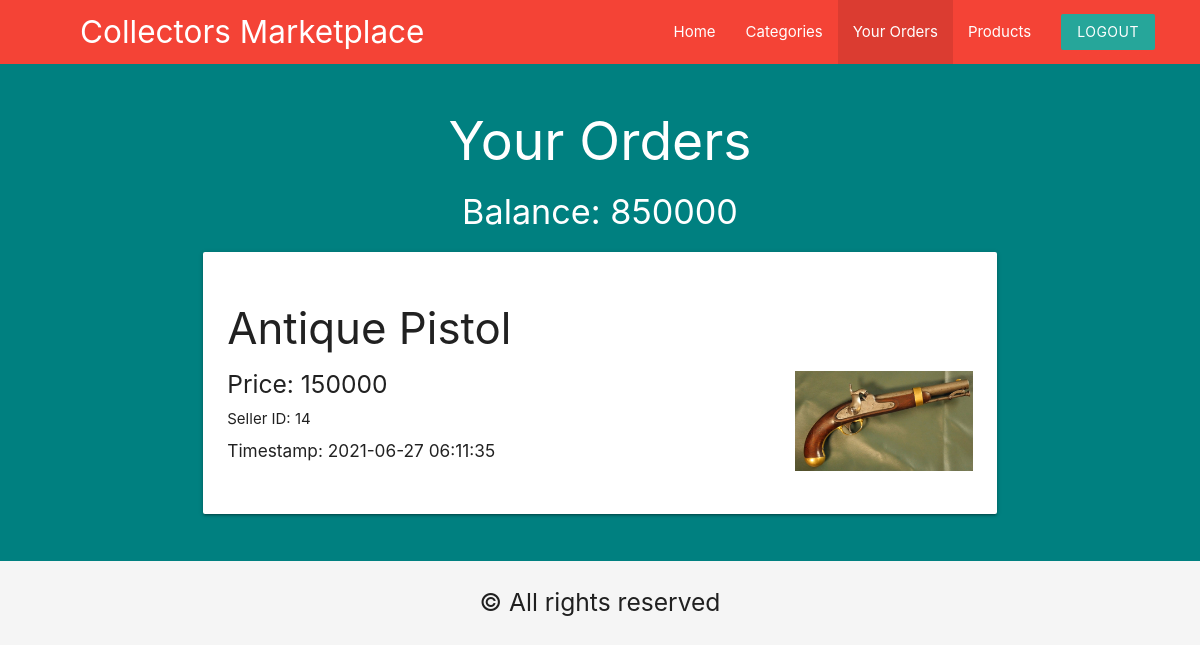
The app's page /user/user_orders.php (signed in), older data.
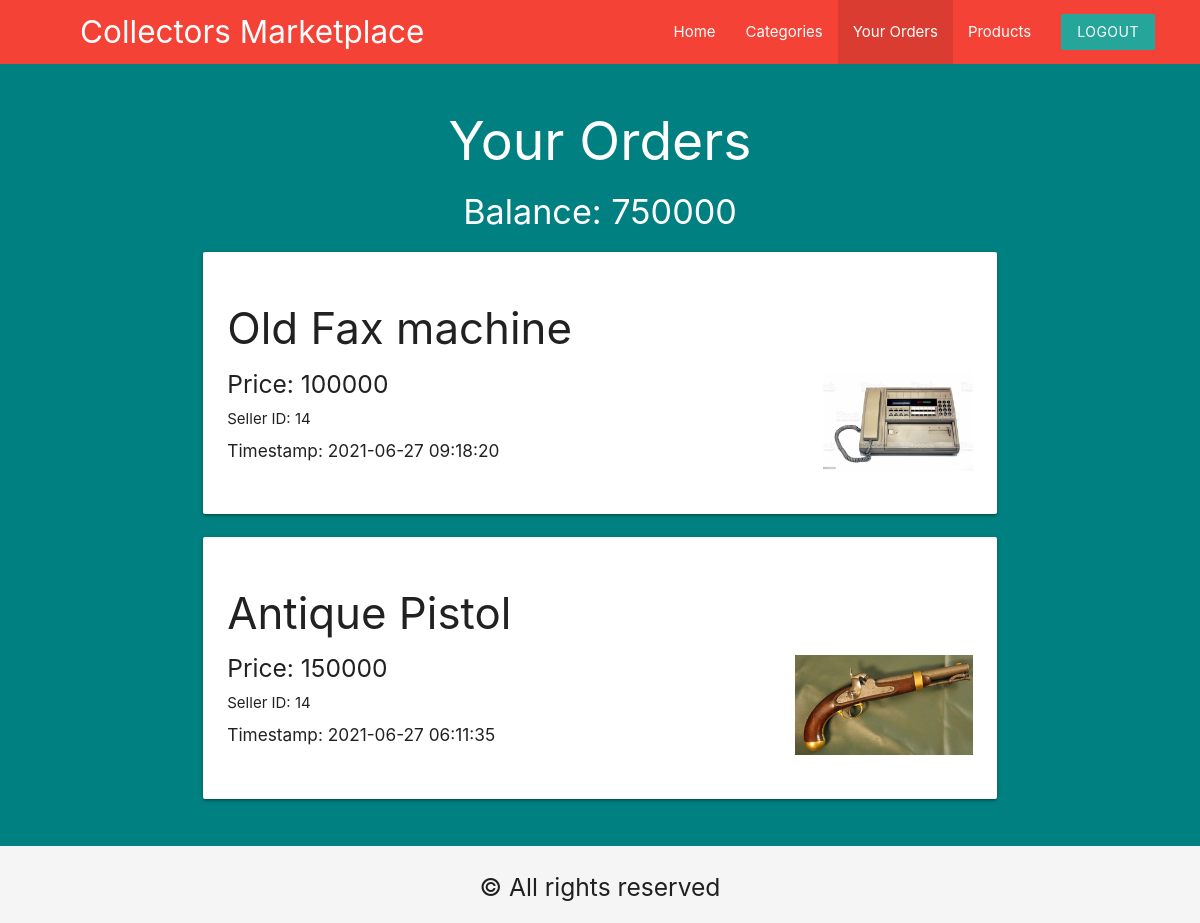
The same page, newer data.
### tables this page shows
CREATE TABLE `customers` (
  `cust_id` int(5) NOT NULL,
  `cust_username` varchar(50) NOT NULL,
  `cust_pass` int(11) NOT NULL,
  `cust_name` varchar(20) NOT NULL,
  `cust_addr` text NOT NULL,
  `cust_email` varchar(50) NOT NULL,
  `cust_image` varchar(255) NOT NULL,
  `cust_phone` bigint(10) NOT NULL,
  `cust_balance` int(5) NOT NULL
);

CREATE TABLE `transactions` (
  `cust_id` int(5) NOT NULL,
  `seller_id` int(5) NOT NULL,
  `timestamp` timestamp NOT NULL DEFAULT current_timestamp(),
  `trans_id` int(10) NOT NULL,
  `product_id` int(5) NOT NULL,
  `Total` int(11) NOT NULL
);

### user/user_orders.php (the view, shortened to what this page needs)
<?php
    include("../templates/database_conn.php");
    $uid=$_SESSION['USER_ID'];
    $sql1="SELECT * FROM `customers` WHERE cust_id ='$uid'";
    $res=mysqli_query($con,$sql1);
    $urow = mysqli_fetch_array($res, MYSQLI_ASSOC);
    $sql2="SELECT * FROM `transactions` where `cust_id`='$uid' order by `timestamp` desc";
    $res2=mysqli_query($con,$sql2);
    $row2 =mysqli_fetch_all($res2, MYSQLI_ASSOC);
?>
<!DOCTYPE html>
<html lang="en">
<head>
    <link rel="stylesheet" href="../templates/stylesheet.css">
    <link rel="stylesheet" href="https://cdnjs.cloudflare.com/ajax/libs/materialize/1.0.0/css/materialize.min.css">
</head>
<body class="grey lighten-4" >
<nav class="red z-depth-0" style="padding-right: 30px;padding-left: 80px;">
		<div>
			<a href="user_home.php" class="brand-logo brand-text hide-on-med-and-down">Collectors Marketplace</a>
            <ul id="nav-mobile" class="right">
                <li ><a href="user_home.php">Home</a></li>
                <li ><a href="user_categories.php">Categories</a></li>
                <li class="active"><a href="user_orders.php">Your Orders</a></li>
                <li><a href="All_products.php">Products</a></li>
				<li><a href="user_logout.php" class="btn brand z-depth-0">Logout</a></li>
		    </ul>
		</div>
</nav>
<div class="blackbgbg">
<div class="container">
    <section>
    <div class="row">
    <h2 class="white-text" style="text-align:center;">Your Orders</h2>
    <h4 class="white-text center">Balance: <?php echo $urow['cust_balance'];?></h4>
<?php foreach($row2 as $p){ ?>
            <div class="col s12 md6">
  				    <div class="card">
                        <div class="card-content">
                            <?php
                            $k=$p['product_id'];
                                $sql3="Select * from product where product_id='$k'";
                                $res3=mysqli_query($con,$sql3);
                                $row3=mysqli_fetch_array($res3,MYSQLI_ASSOC);
                            ?>
                          <h3><?php print_r($row3['product_name']); ?></h3>
                          <img class="right" src="<?php print_r($row3['product_img']); ?>" height="100px">
                        <div>
                          <h5>Price: <?php echo $p['Total'];?></h5>
                          <h7>Seller ID: <?php echo $p['seller_id'];?></h7>
                          <h6> Timestamp: <?php echo $p['timestamp'];?></h6>
                          <br>
                          </div>
                        </div>
                    </div>
            </div>
        <?php } ?>
    </div>
</div>
</div>
<section class="footer">
        <div class="container textcenter">
            <h5>© All rights reserved<br>
        </div>
</section>

Row changes from the older to the newer data that the page shows:
changed customers: cust_balance "850000" → "750000"
added transactions: value "Old Fax machine", Total "100000", seller "14", timestamp "2021-06-27 09:18:20"
